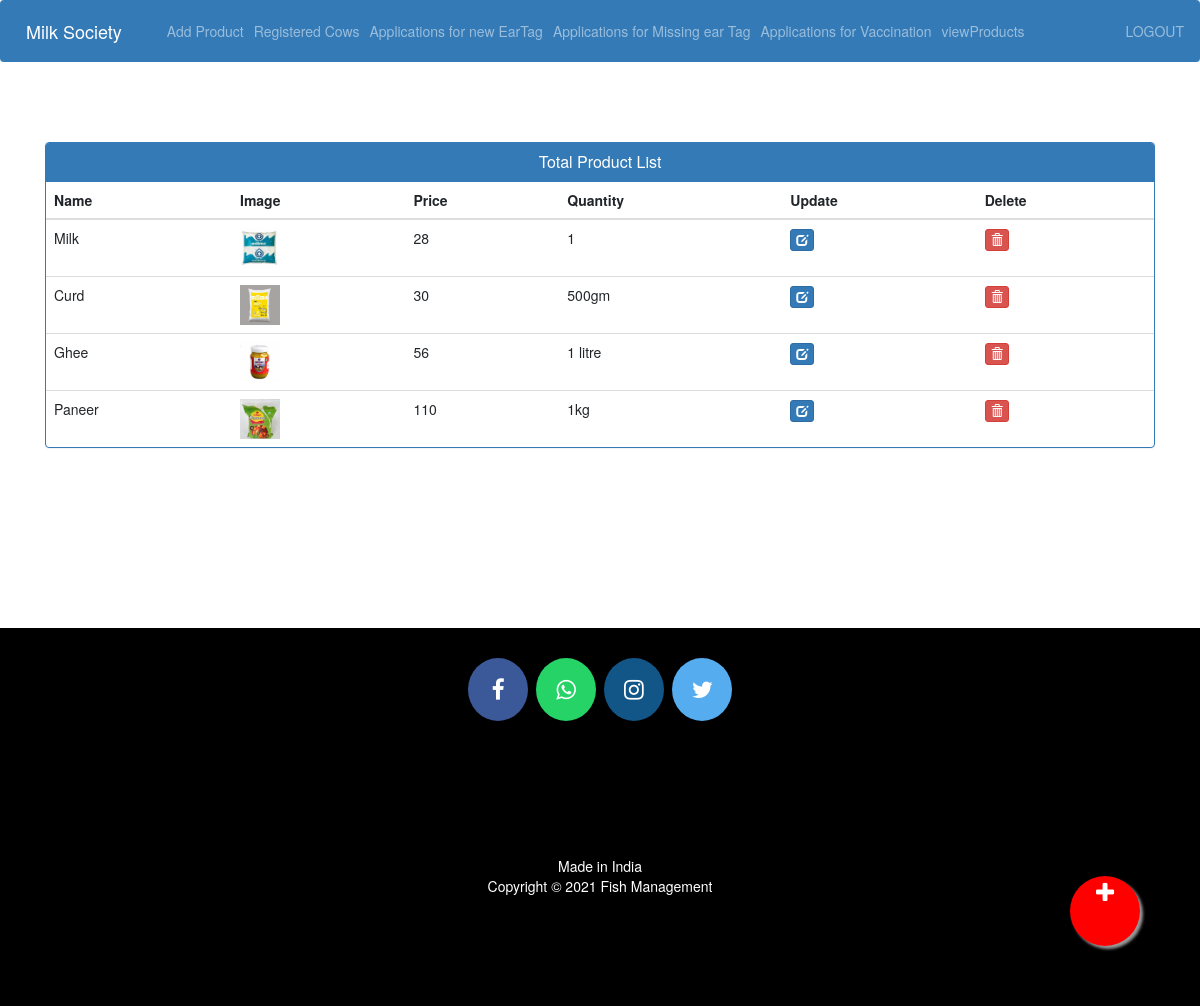
Screenshot of /admin-products (signed in) with the database file from the repository.
### cowapp/models.py (models this page shows, shortened)
class Product(models.Model):
    name = models.CharField(max_length=40)
    product_image = models.ImageField(upload_to='product_image/')
    price = models.PositiveIntegerField()
    quantity = models.CharField(max_length=40)

### cowapp/views.py (the view)
# urls.py: path('admin-products', views.admin_products_view, name='admin-products'),
@login_required(login_url='adminlogin')
def admin_products_view(request):
    products = models.Product.objects.all()
    return render(request, 'admin_products.html', {'products': products})

### templates/admin_products.html (shortened to what this page needs)
{% extends 'admin_base.html' %}
{% load static %}
{% block content %}
<head>
  <link href="//netdna.bootstrapcdn.com/bootstrap/3.0.0/css/bootstrap.min.css" rel="stylesheet" id="bootstrap-css">
</head>
<div class="container">
  <div class="panel panel-primary">
    <div class="panel-heading">
      <h6 class="panel-title">Total Product List</h6>
    </div>
    <table class="table table-hover" id="dev-table">
      <thead>
        <tr>
          <th>Name</th>
          <th>Image</th>
          <th>Price</th>
          <th>Quantity</th>
          <th>Update</th>
          <th>Delete</th>
        </tr>
      </thead>
      {% for p in products %}
  {% if p %}
      <tr>
        <td> {{p.name}}</td>
        <td> <img src="{{ p.product_image.url }}" alt="" height="40px" width="40px" /></td>
        <td>{{p.price}}</td>
        <td>{{p.quantity}}</td>
        <td><a class="btn btn-primary btn-xs" href="{% url 'update-product' p.id  %}"><span class="glyphicon glyphicon-edit"></span></a></td>
        <td><a class="btn btn-danger btn-xs" href="{% url 'delete-product' p.id  %}"><span class="glyphicon glyphicon-trash"></span></a></td>
      </tr>
      {% else %}
      <br><br><br>
      <h1>no products</h1>
      {% endif %}
      {% endfor %}
    </table>
  </div>
</div>
<a href="/admin-add-product" class="float">
<i class="fa fa-plus my-float"></i>
</a>
{% endblock content %}

### templates/admin_products.html (style rules this page uses)
a:link { text-decoration: none; }
h6 { text-align: center; }
.float { position:fixed; width:70px; height:70px; bottom:60px; right:60px; background-color:red; color:#FFF; border-radius:50px; text-align:center; box-shadow: 3px 3px 3px #999; }
.my-float { margin-top:22px; }

### rows the page displays
Product: name "Milk", product_image (picture), price "28", quantity "1"
Product: name "Curd", product_image (picture), price "30", quantity "500gm"
Product: name "Ghee", product_image (picture), price "56", quantity "1 litre"
Product: name "Paneer", product_image (picture), price "110", quantity "1kg"
